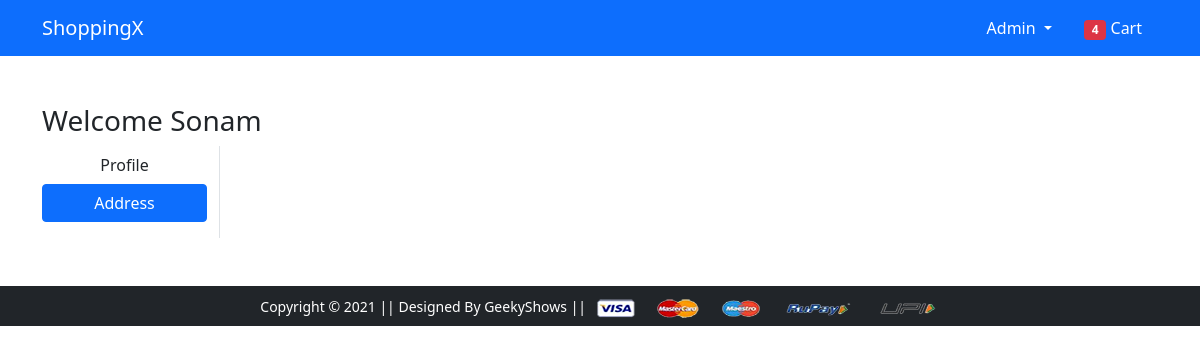
The app's page /address/ (signed in), older data.
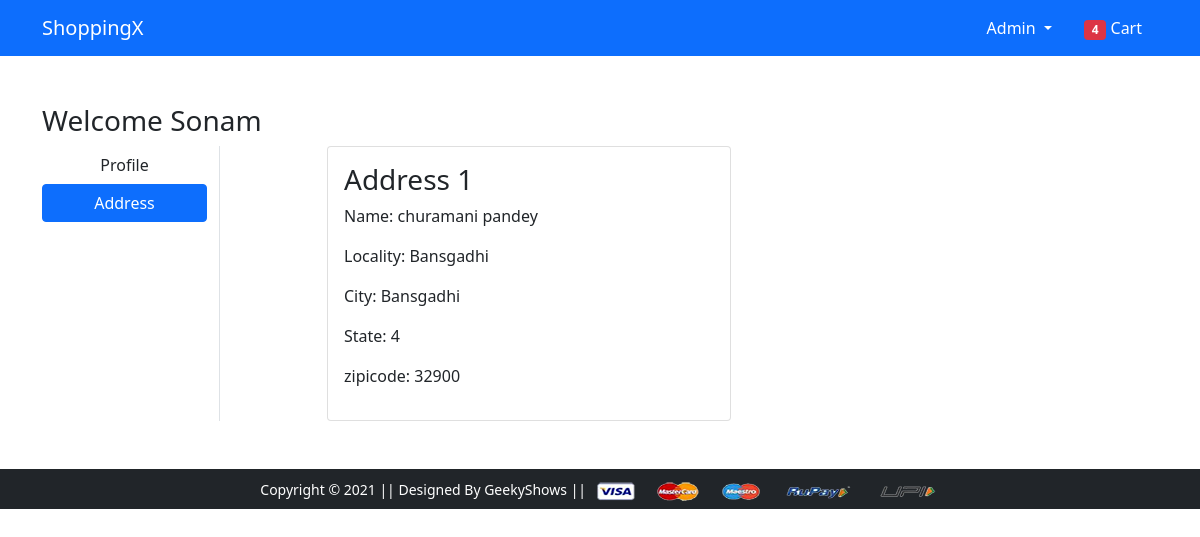
The same page, newer data.
### app/models.py (models this page shows, shortened)
class Customer(models.Model):
    user = models.ForeignKey(User, on_delete=models.CASCADE)
    name = models.CharField(max_length=255)
    locality = models.CharField(max_length=255)
    city = models.CharField(max_length=255)
    zipcode = models.IntegerField()
    state = models.CharField(choices=STATE_CHOICES, max_length=50)

### app/views.py (the view)
# urls.py: path("address/", views.address, name="address"),
def address(request):
    add = Customer.objects.filter(user=request.user)
    return render(request, "app/address.html", {"add": add, "active": "btn-primary"})

### app/templates/app/address.html (shortened to what this page needs)
{% extends 'app/base.html' %}
{% load static %}
{% block main-content %}
<div class="container my-5">
    <div class="row">
        <h3>Welcome Sonam</h3>
        <div class="col-sm-2 border-end">
            <ul class="list-unstyled">
                <li class="d-grid"><a href="{% url 'profile' %}" class="btn">Profile</a></li>
                <li class="d-grid "><a href="{% url 'address' %}" class="btn {{active}}">Address</a></li>
            </ul>
        </div>
        <div class="col-sm-9 offset-sm-1">
            <div class="row">
                {% for ad in add %}
                <div class="col-sm-6">
                    <div class="card">
                        <div class="card-body">
                            <h3>Address {{forloop.counter}}</h3>
                            <p>Name: {{ad.name}}</p>
                            <p>Locality: {{ad.locality}}</p>
                            <p>City: {{ad.city}}</p>
                            <p>State: {{ad.state}}</p>
                            <p>zipicode: {{ad.zipcode}}</p>
                        </div>
                    </div>
                </div>
                {% endfor %}
            </div>
        </div>
    </div>
</div>
{% endblock main-content %}

Row changes from the older to the newer data that the page shows:
added Customer: name "churamani pandey", locality "Bansgadhi", city "Bansgadhi", state "4", zipcode "32900"
